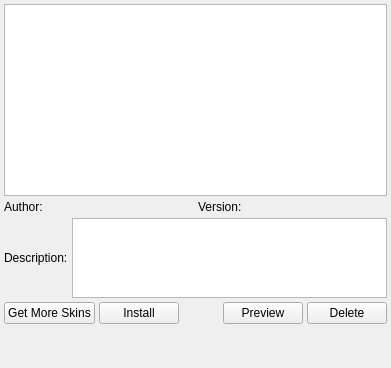
             <widget class="QWidget" name="pageSkins">
              <layout class="QVBoxLayout" name="verticalLayout_12">
               <property name="spacing">
                <number>4</number>
               </property>
               <property name="margin">
                <number>4</number>
               </property>
               <item>
                <widget class="QListWidget" name="listWidgetSkins">
                 <property name="maximumSize">
                  <size>
                   <width>16777215</width>
                   <height>200</height>
                  </size>
                 </property>
                </widget>
               </item>
               <item>
                <layout class="QHBoxLayout" name="horizontalLayoutSkinInfo">
                 <item>
                  <widget class="QLabel" name="labelSkinAuthor">
                   <property name="text">
                    <string>Author: </string>
                   </property>
                  </widget>
                 </item>
                 <item>
                  <widget class="QLabel" name="labelSkinVersion">
                   <property name="text">
                    <string>Version: </string>
                   </property>
                  </widget>
                 </item>
                </layout>
               </item>
               <item>
                <layout class="QHBoxLayout" name="horizontalLayoutSkinDescription">
                 <item>
                  <widget class="QLabel" name="labelSkinDescription">
                   <property name="text">
                    <string>Description:</string>
                   </property>
                  </widget>
                 </item>
                 <item>
                  <widget class="QPlainTextEdit" name="plainTextEditSkinDescription">
                   <property name="sizePolicy">
                    <sizepolicy hsizetype="Expanding" vsizetype="Preferred">
                     <horstretch>0</horstretch>
                     <verstretch>0</verstretch>
                    </sizepolicy>
                   </property>
                   <property name="minimumSize">
                    <size>
                     <width>0</width>
                     <height>0</height>
                    </size>
                   </property>
                   <property name="maximumSize">
                    <size>
                     <width>16777215</width>
                     <height>80</height>
                    </size>
                   </property>
                  </widget>
                 </item>
                </layout>
               </item>
               <item>
                <layout class="QHBoxLayout" name="horizontalLayoutSkinButtons">
                 <item>
                  <widget class="QPushButton" name="pushButtonSkinGetMore">
                   <property name="text">
                    <string>Get More Skins</string>
                   </property>
                  </widget>
                 </item>
                 <item>
                  <widget class="QPushButton" name="pushButtonSkinInstall">
                   <property name="text">
                    <string>Install</string>
                   </property>
                  </widget>
                 </item>
                 <item>
                  <spacer name="horizontalSpacerSkinButtons">
                   <property name="orientation">
                    <enum>Qt::Horizontal</enum>
                   </property>
                   <property name="sizeHint" stdset="0">
                    <size>
                     <width>40</width>
                     <height>20</height>
                    </size>
                   </property>
                  </spacer>
                 </item>
                 <item>
                  <widget class="QPushButton" name="pushButtonSkinPreview">
                   <property name="text">
                    <string>Preview</string>
                   </property>
                  </widget>
                 </item>
                 <item>
                  <widget class="QPushButton" name="pushButtonSkinDelete">
                   <property name="text">
                    <string>Delete</string>
                   </property>
                  </widget>
                 </item>
                </layout>
               </item>
               <item>
                <spacer name="verticalSpacer_13">
                 <property name="orientation">
                  <enum>Qt::Vertical</enum>
                 </property>
                 <property name="sizeHint" stdset="0">
                  <size>
                   <width>20</width>
                   <height>40</height>
                  </size>
                 </property>
                </spacer>
               </item>
              </layout>
             </widget>
